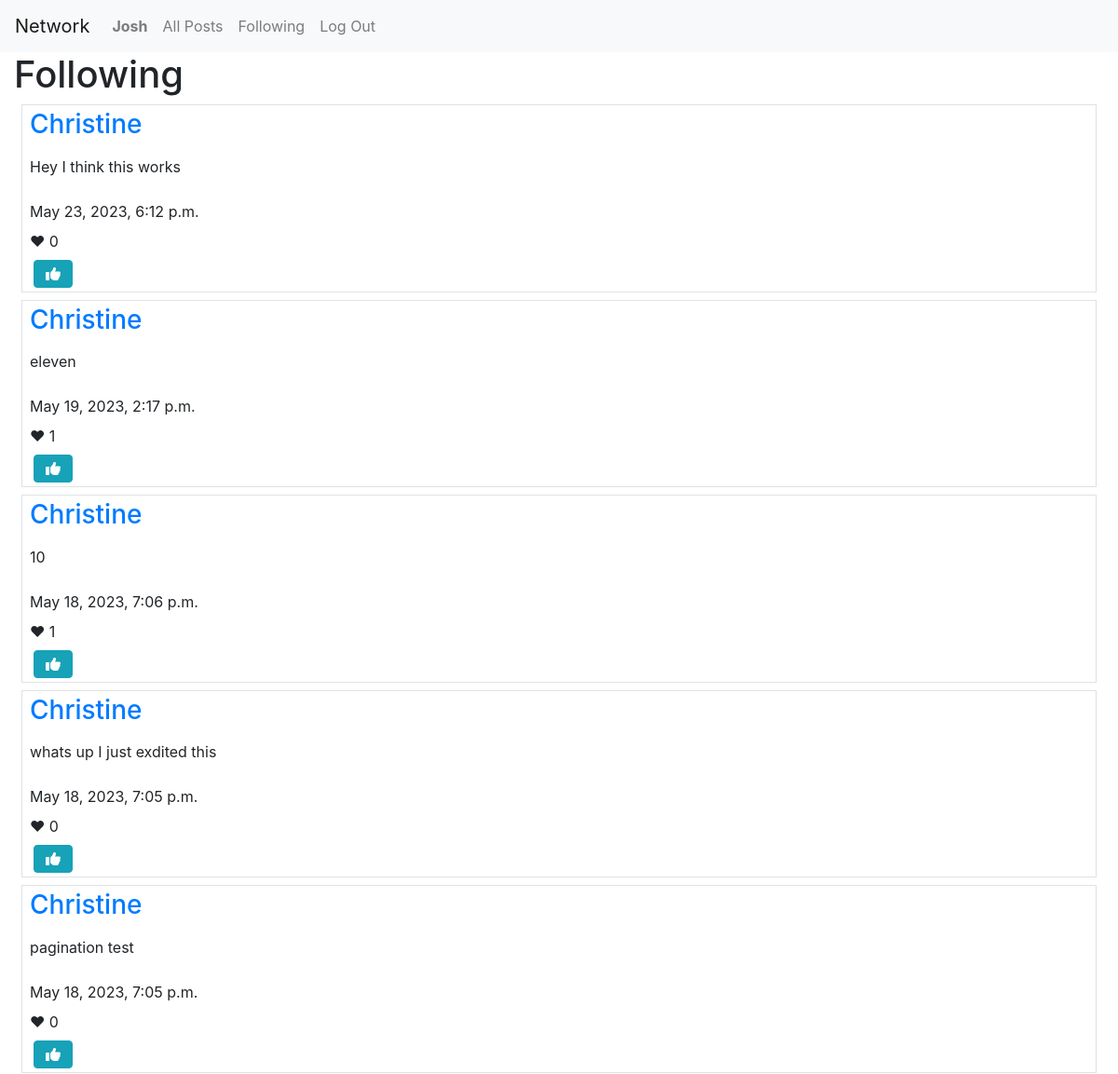
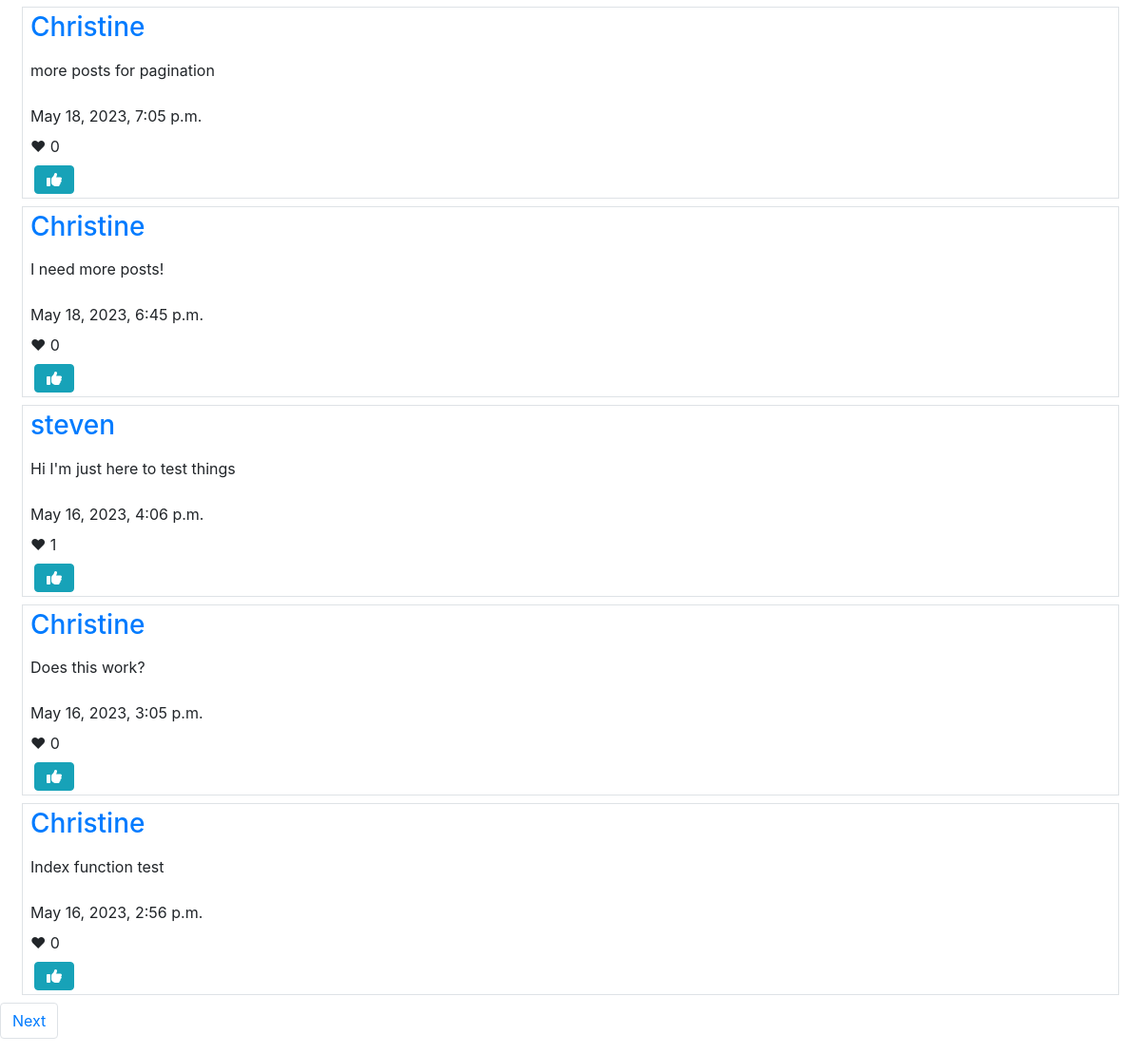
The app's page /following (signed in), older data (2 pictures, top to bottom).
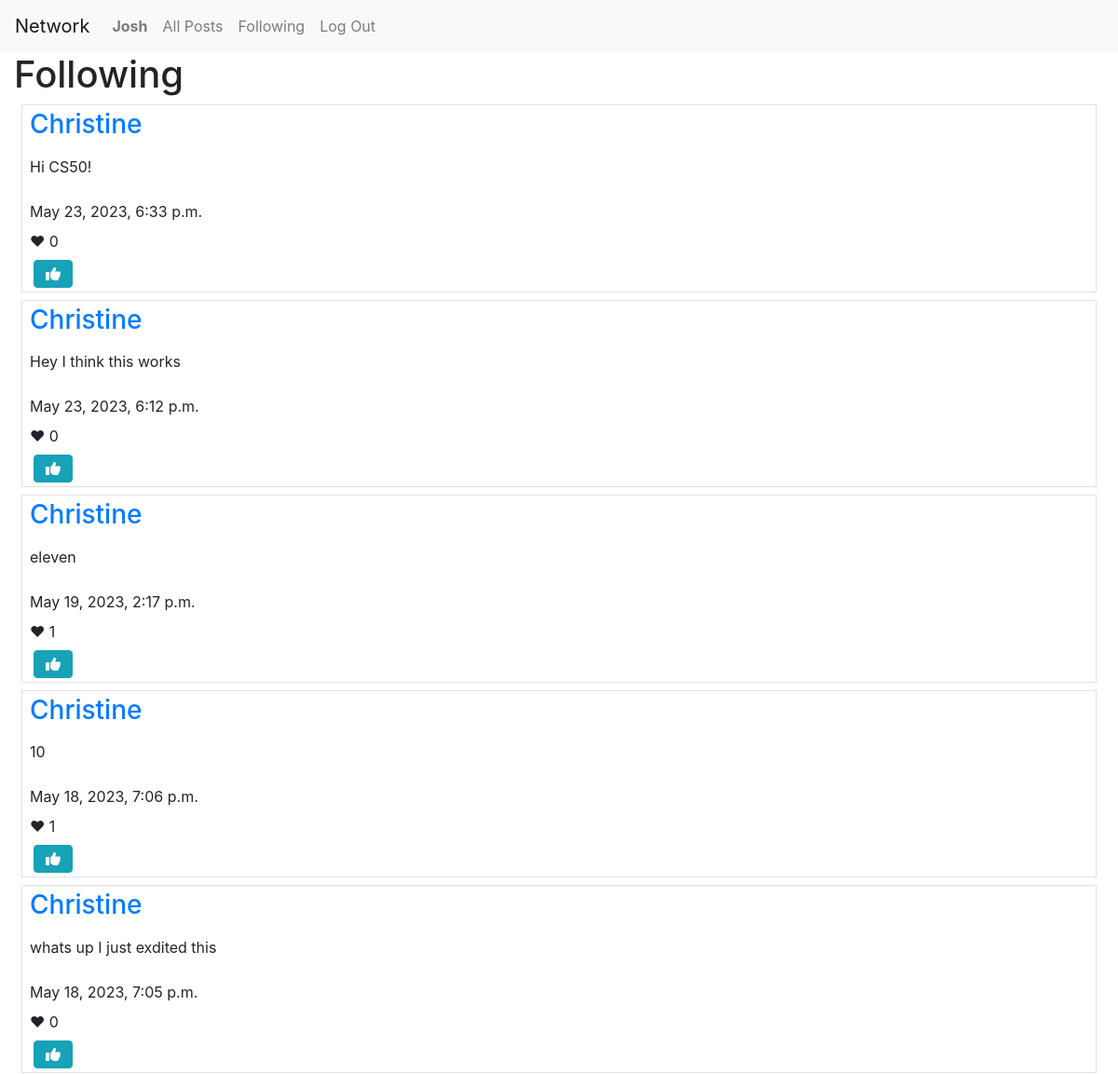
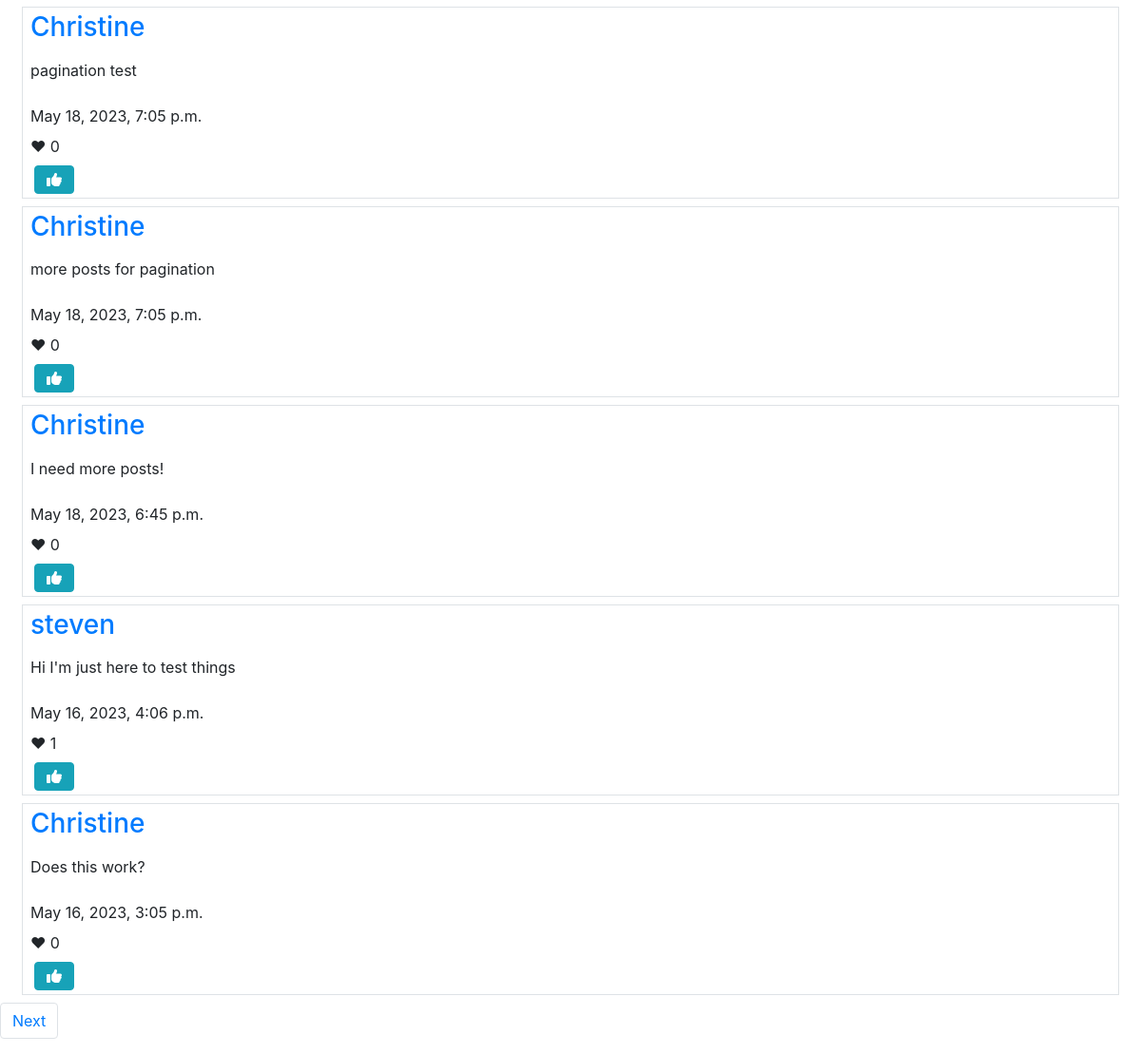
The same page, newer data (2 pictures, top to bottom).
### network/models.py (models this page shows, shortened)
class Post(models.Model):
    user = models.ForeignKey(User, on_delete=models.CASCADE, related_name="author")
    content = models.TextField(max_length=500)
    date = models.DateTimeField(auto_now_add=True)

class User(AbstractUser):
    pass

### network/views.py (the view)
# urls.py: path("following", views.following, name="following"),
def following(request):
    current_user = User.objects.get(pk=request.user.id)
    following = Follower.objects.filter(user_following=current_user)
    all_posts = Post.objects.all().order_by('-date')
    following_posts = []
    for post in all_posts:
        for person in following:
            if person.user_followed == post.user:
                following_posts.append(post)
    paginator = Paginator(following_posts, 10)
    page_number = request.GET.get('page')
    page_obj = paginator.get_page(page_number)
    likes = Like.objects.all()
    liked_posts = []
    try:
        for like in likes:
            if like.user.id == request.user.id:
                liked_posts.append(like.post.id)
    except:
        liked_posts = []
    return render(request, "network/following.html", {
        "posts": all_posts,
        "page_obj": page_obj,
        "liked_posts": liked_posts,
        "likes": likes
    })

### network/templates/network/following.html (shortened to what this page needs)
{% extends "network/layout.html" %}
{% block body %}
    <div class="container-fluid">
        <h1>Following</h1>
        {% for post in page_obj %}
            <div class="row m-2 border flex-column pl-2">
                <div class="my-1">
                    <h3><a href="{% url 'display_profile' post.user.id %}">{{ post.user }}</a></h3>
                </div>
                <div class="my-1">
                    <p>{{ post.content }}</p>
                </div>
                <div class="my-1">
                    <span>{{ post.date }}</span>
                </div>
                <div class="my-1">
                    <span>&#10084; </span><span id="likeCount_{{ post.id }}">{{ post.post_like.count }}</span>
                </div>
                <div class="my-1">
                {% if post.id in liked_posts %}
                    <button class="btn btn-info fa fa-thumbs-down ml-1" id="{{ post.id }}" onclick="likePost({{ post.id }}, {{ liked_posts }})"></button>
                {% else %}
                    <button class="btn btn-info fa fa-thumbs-up ml-1" id="{{ post.id }}" onclick="likePost({{ post.id }}, {{ liked_posts }})"></button>
                {% endif %}
                </div>
            </div>
        {% endfor %}
    </div>
    <div class="pagination">
        <nav aria-label="Page navigation example">
            <ul class="pagination">
                {% if page_obj.has_next %}
                    {% if page_obj.next_page_number == page_obj.paginator.num_pages %}
                        <li class="page-item"><a class="page-link" href="?page={{ page_obj.paginator.num_pages }}">Next</a></li>
                    {% else %}
                        <li class="page-item"><a class="page-link" href="?page={{ page_obj.next_page_number }}">Next</a></li>
                    {% endif %}
                {% endif %}
            </ul>
        </nav>
    </div>
{% endblock %}

Row changes from the older to the newer data that the page shows:
no longer on this page (row unchanged): Post: user "Christine", content "Index function test", date "May 16, 2023, 2:56 p.m.", post_like.count "0"
added Post: user "Christine", content "Hi CS50!", date "May 23, 2023, 6:33 p.m.", post_like.count "0"
